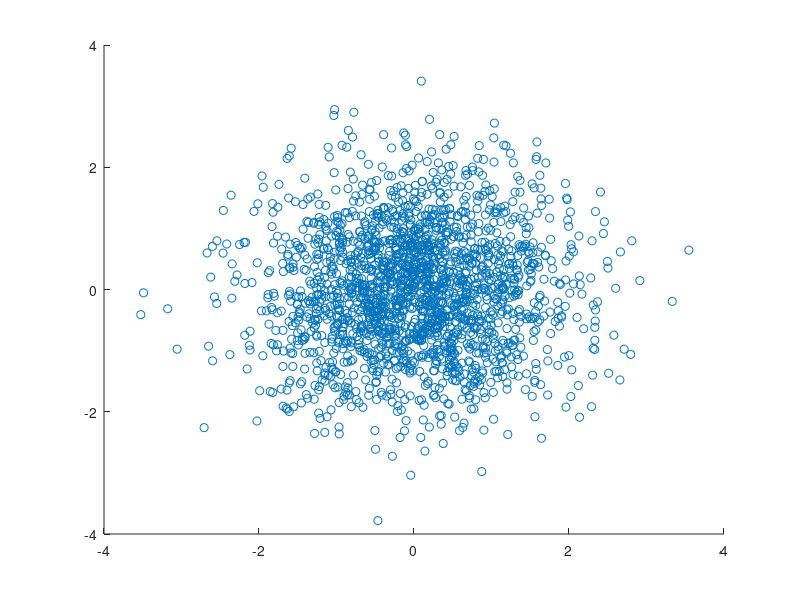
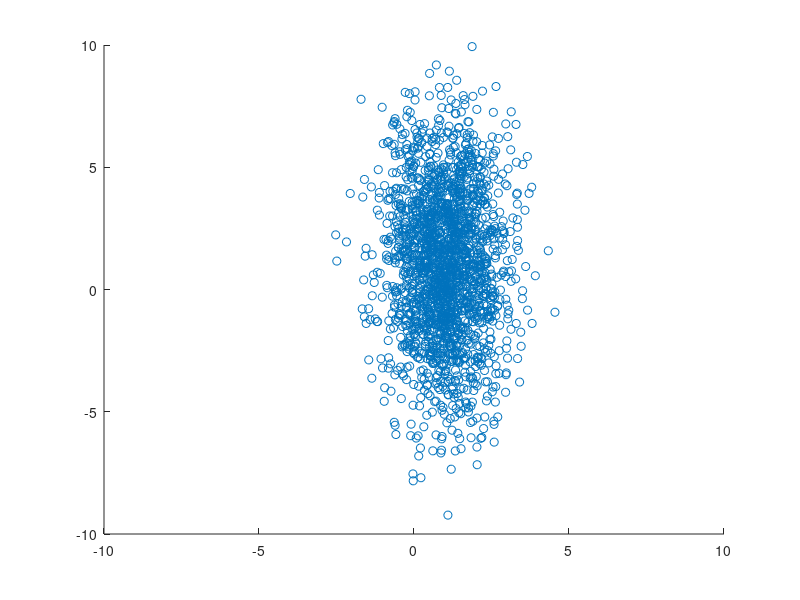
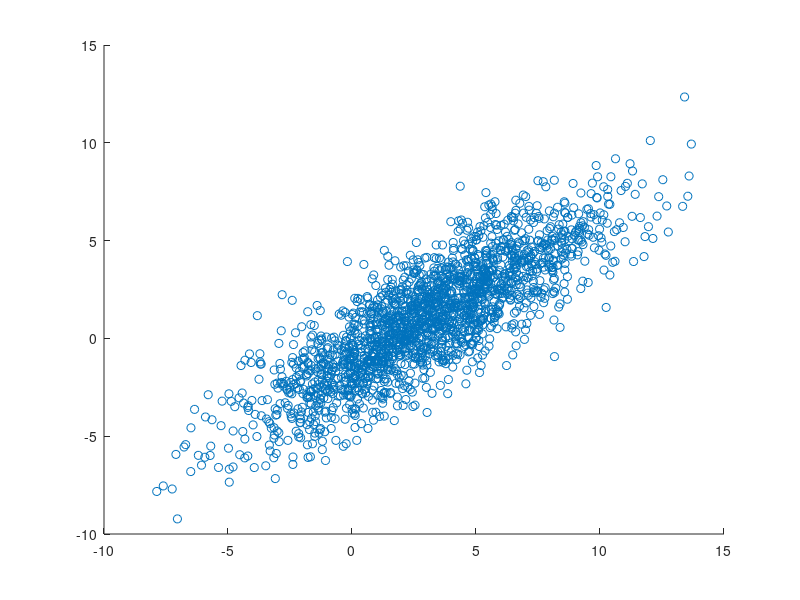

MATLAB code to generate these figures, in order: (Note: this script raises an error after producing the figures.)
Z = randn(2000,2);
W = Z(:,1); 
V = Z(:,2);
fprintf('Part (a)\n------------------------------------------\n')
disp('Covariance Matrix of Z =')
a = cov(Z);
disp(a)
scatter(W,V);
X = 1 + W;
Y = -3 * V + 1;
figure
scatter(X,Y); 
xlim([-10,10]); 
ylim([-10,10]);
fprintf('Part (d)\n------------------------------------------\n')
disp('Covariance Matrix of [X,Y] =')
d = cov(X,Y);
disp(d)
P = 2 * X + Y;
figure
scatter(P,Y); 
fprintf('Part (e)\n------------------------------------------\n')
disp('Covariance Matrix of [P,Y] =')
P = 2*X+Y;
e = cov(P,Y);
disp(e)
fprintf('Part (f)\n------------------------------------------\n')
y = mean(Y);
disp('Theoretical Expected Value of Y =')
disp(y)
p = mean(P);
disp('Theoretical Expected Value of P =')
disp(p)
y2 = mean(Y.^2);
p2 = mean(P.^2);
vary = y2 - y^2;
disp('Theoretical Variance of Y =')
disp(vary)
varp = p2 - p^2;
disp('Theoretical Variance of P =')
disp(varp)
covy = cov(Y);
disp('Theoretical Covariance of Y =')
disp(covy)
covp = cov(P);
disp('Theoretical Covariance of P =')
disp(covp)
Y=2;
mean(P)
I = find((Y < 2.05)&(Y>1.95));
aveP = sum(P(I))/size(I,1)

Ep = mean(P); 
Ey = mean(Y); 
varY = var(Y);
covPY = cov(P,Y); 
EPY2 = Ep + (covPY(1,2)/varY)*(2 - Ey)
